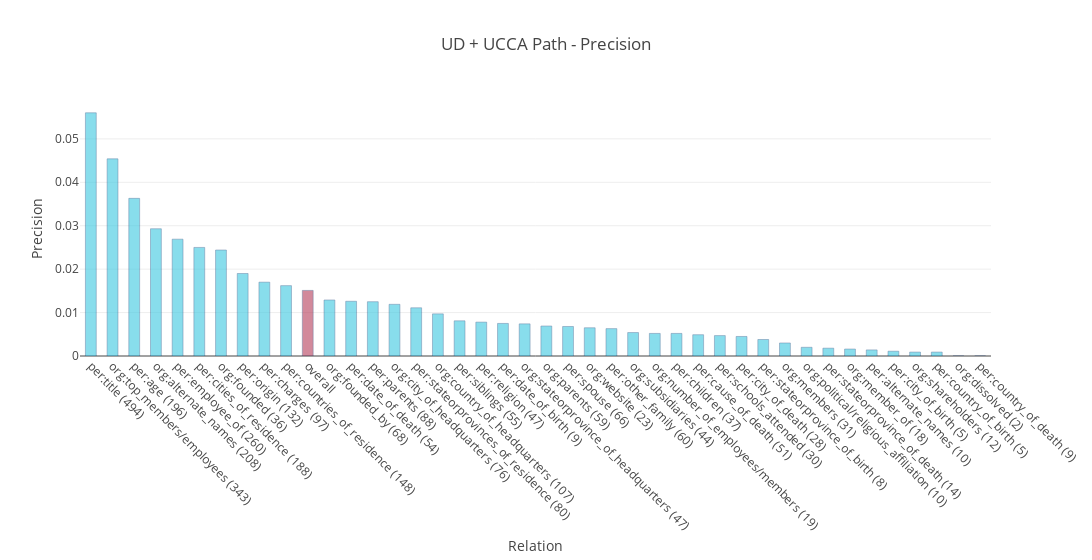

The notebook cell saved with this chart:
### Code cell
import plotly.graph_objs as go

overall_index = next(i for (i, (relation, score)) in enumerate(stats) if relation == 'overall')

colors = ['rgb(58,200,225)'] * len(stats)
colors[overall_index] = 'rgb(181,59,89)'


trace1 = go.Bar(
    x=[stat[0] for stat in stats],
    y=[stat[1] for stat in stats],
    name='Precision',
    width=0.5,
    marker=dict(
        color=colors,
        line=dict(
            color='rgb(8,48,107)',
            width=0.5),
        ),
    opacity=0.6
)

data = [trace1]
layout = go.Layout(
    title='UD + UCCA Path - Precision',
    xaxis_title="Relation",
    yaxis_title="Precision",        
    barmode='overlay',
    width=1200,
    xaxis = go.layout.XAxis(
        tickangle = 45,
        automargin = True
        
    )
    
        
)

fig = go.Figure(data=data, layout=layout)
iplot(fig)

### Figure 1 — Plotly figure (JSON) as saved in the notebook; plotly's stock layout.template omitted (floating-point values rounded to 4 significant figures)
{"data": [{"marker": {"color": ["rgb(58,200,225)", "rgb(58,200,225)", "rgb(58,200,225)", "rgb(58,200,225)", "rgb(58,200,225)", "rgb(58,200,225)", "rgb(58,200,225)", "rgb(58,200,225)", "rgb(58,200,225)", "rgb(58,200,225)", "rgb(181,59,89)", "rgb(58,200,225)", "rgb(58,200,225)", "rgb(58,200,225)", "rgb(58,200,225)", "rgb(58,200,225)", "rgb(58,200,225)", "rgb(58,200,225)", "rgb(58,200,225)", "rgb(58,200,225)", "rgb(58,200,225)", "rgb(58,200,225)", "rgb(58,200,225)", "rgb(58,200,225)", "rgb(58,200,225)", "rgb(58,200,225)", "rgb(58,200,225)", "rgb(58,200,225)", "rgb(58,200,225)", "rgb(58,200,225)", "rgb(58,200,225)", "rgb(58,200,225)", "rgb(58,200,225)", "rgb(58,200,225)", "rgb(58,200,225)", "rgb(58,200,225)", "rgb(58,200,225)", "rgb(58,200,225)", "rgb(58,200,225)", "rgb(58,200,225)", "rgb(58,200,225)", "rgb(58,200,225)"], "line": {"color": "rgb(8,48,107)", "width": 0.5}}, "name": "Precision", "opacity": 0.6, "type": "bar", "uid": "7801749f-6ee3-4dea-a810-3a781050eb39", "width": 0.5, "x": ["per:title (494)", "org:top_members/employees (343)", "per:age (196)", "org:alternate_names (208)", "per:employee_of (260)", "per:cities_of_residence (188)", "org:founded (36)", "per:origin (132)", "per:charges (97)", "per:countries_of_residence (148)", "overall", "org:founded_by (68)", "per:date_of_death (54)", "per:parents (88)", "org:city_of_headquarters (76)", "per:stateorprovinces_of_residence (80)", "org:country_of_headquarters (107)", "per:siblings (55)", "per:religion (47)", "per:date_of_birth (9)", "org:stateorprovince_of_headquarters (47)", "org:parents (59)", "per:spouse (66)", "org:website (23)", "per:other_family (60)", "org:subsidiaries (44)", "org:number_of_employees/members (19)", "per:children (37)", "per:cause_of_death (51)", "per:schools_attended (30)", "per:city_of_death (28)", "per:stateorprovince_of_birth (8)", "org:members (31)", "org:political/religious_affiliation (10)", "per:stateorprovince_of_death (14)", "org:member_of (18)", "per:alternate_names (10)", "per:city_of_birth (5)", "org:shareholders (12)", "per:country_of_birth (5)", "org:dissolved (2)", "per:country_of_death (9)"], "y": [0.056, 0.0454, 0.0363, 0.0293, 0.0269, 0.025, 0.0244, 0.019, 0.017, 0.0162, 0.0151, 0.0129, 0.0126, 0.0125, 0.0119, 0.0111, 0.0097, 0.0081, 0.0078, 0.0075, 0.0074, 0.0069, 0.0068, 0.0065, 0.0063, 0.0054, 0.0052, 0.0052, 0.0049, 0.0047, 0.0045, 0.0038, 0.003, 0.002, 0.0018, 0.0016, 0.0014, 0.0011, 0.0009, 0.0009, 0, 0]}], "layout": {"barmode": "overlay", "title": {"text": "UD + UCCA Path - Precision"}, "width": 1200, "xaxis": {"automargin": true, "tickangle": 45, "title": {"text": "Relation"}}, "yaxis": {"title": {"text": "Precision"}}}}
